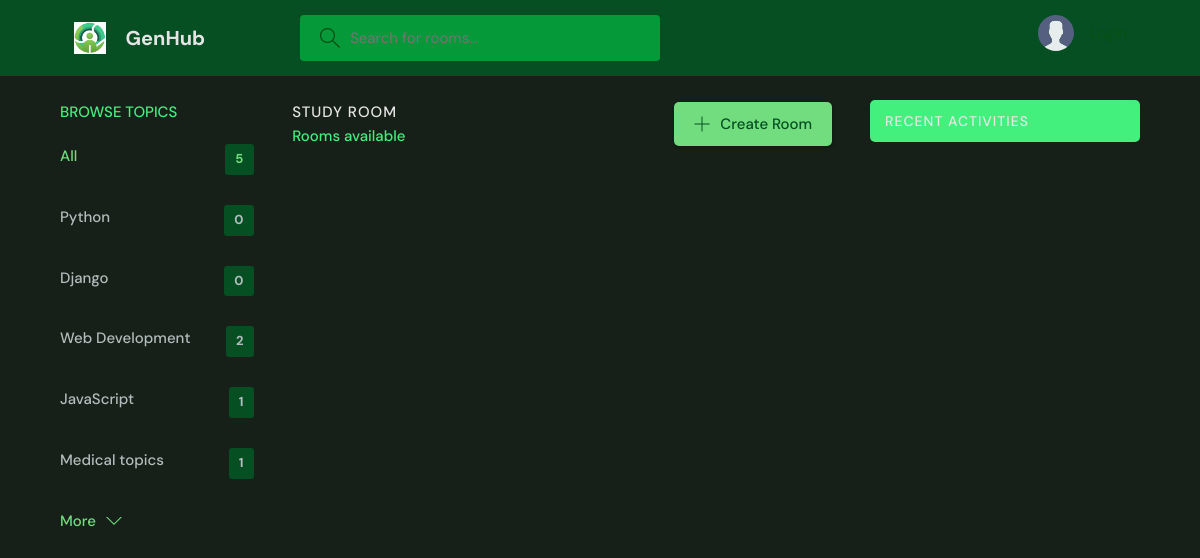
/?q=Python, run on an earlier commit of the app's database.
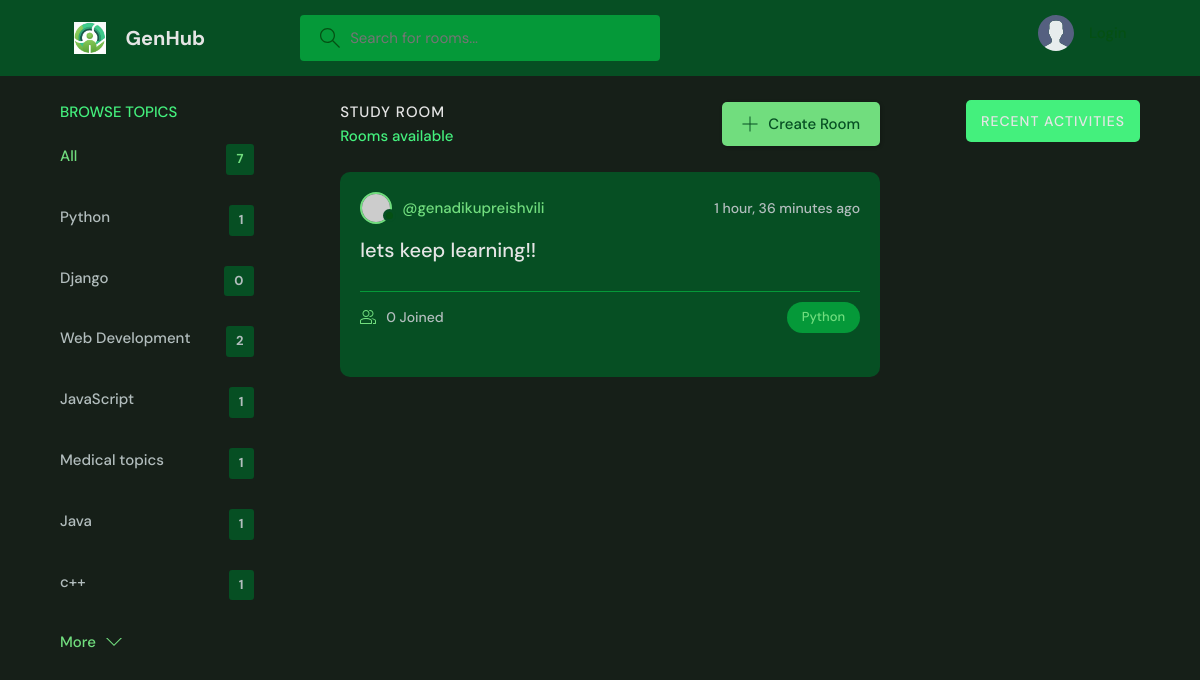
And on a later commit of the database.
### base/models.py (models this page shows, shortened)
class Topic(models.Model):
    name = models.CharField(max_length = 200)

class Room(models.Model):
    host = models.ForeignKey(User , on_delete = models.SET_NULL, null = True)
    topic = models.ForeignKey(Topic, on_delete = models.SET_NULL, null = True)
    name = models.CharField(max_length = 200)
    description = models.TextField(null = True, blank = True)
    participants = models.ManyToManyField(User, related_name='participants', blank=True)
    updated = models.DateTimeField(auto_now = True)
    created  = models.DateTimeField(auto_now_add = True)
    class Meta:
        ordering = ['-updated', '-created']

### base/views.py (the view)
# urls.py: path("", views.home, name = "home"),
def home(request):
    q = request.GET.get('q') if request.GET.get('q') !=  None else ''
    rooms = Room.objects.filter(
        Q(topic__name__icontains = q) |
        Q(name__icontains = q ) |
        Q(description__icontains = q )
        )
    topics = Topic.objects.all()
    room_count = rooms.count()
    room_messages = Message.objects.filter(Q(room__topic__name__icontains=q))
    users = User.objects.all()
    context = {"rooms":rooms, 'topics': topics, "room_count":room_count, 'room_messages':room_messages,  'users': users }
    return render(request, "base/home.html", context)

### base/templates/base/home.html (shortened to what this page needs)
{% extends 'main.html' %}
{% block content %}
    <main class="layout layout--3">
      <div class="container">
        {% include 'base/topics_component.html' %}
        <div class="roomList">
          <div class="roomList__header">
            <div>
              <h2>Study Room</h2>
              <p>{{room.count}} Rooms available</p>
            </div>
            <a class="btn btn--main" href="{% url 'create-room' %}">
              <svg version="1.1" xmlns="http://www.w3.org/2000/svg" width="32" height="32" viewBox="0 0 32 32">
                <title>add</title>
                <path
                  d="M16.943 0.943h-1.885v14.115h-14.115v1.885h14.115v14.115h1.885v-14.115h14.115v-1.885h-14.115v-14.115z"
                ></path>
              </svg>
              Create Room
            </a>
          </div>
          {% include 'base/feed_component.html' %}
        </div>
        {% include 'base/activity_component.html' %}
      </div>
    </main>
{% endblock %}

### base/templates/base/topics_component.html
<div class="topics">
    <div class="topics__header">
      <h2>Browse Topics</h2>
    </div>
    <ul class="topics__list">
      <li>
        <a href="{% url 'home' %}" class="active">All <span>{{topics.count}}</span></a>
      </li>
      {% for topic in topics %}
      <li>
        <a href="{% url 'home' %}?q={{topic.name}}">{{topic.name}} <span>{{topic.room_set.all.count}}</span></a>
      </li>
      {% endfor %}
    </ul>
    <a class="btn btn--link" href="topics.html">
      More
      <svg version="1.1" xmlns="http://www.w3.org/2000/svg" width="32" height="32" viewBox="0 0 32 32">
        <title>chevron-down</title>
        <path d="M16 21l-13-13h-3l16 16 16-16h-3l-13 13z"></path>
      </svg>
    </a>
  </div>

### base/templates/base/feed_component.html (shortened to what this page needs)
{% for room in rooms %}
<div class="roomListRoom">
    <div class="roomListRoom__header">
      {% if room.host %}
        <a href="{% url 'user-profile' room.host.id %}" class="roomListRoom__author">
          <div class="avatar avatar--small">
            <img src="https://randomuser.me/api/portraits/women/11.jpg" />
          </div>
          <span>@{{room.host.username}}</span>
        </a>
      {% else %}
        <div class="avatar avatar--small">
          <img src="https://randomuser.me/api/portraits/women/11.jpg" />
        </div>
        <span>@No Host</span>
      {% endif %}
      <div class="roomListRoom__actions">
        <span>{{room.created|timesince}} ago</span>
      </div>
    </div>
    <div class="roomListRoom__content">
      <a href="{% url 'room' room.id %}" >{{room.name}}</a>
    </div>
    <div class="roomListRoom__meta">
      <a href=" {% url 'room' room.id %} " class="roomListRoom__joined">
        {{room.participants.all.count}} Joined
      <a/>
      <p class="roomListRoom__topic">{{room.topic.name}}</p>
    </div>
</div>
{% endfor %}

What changed in the data, as far as the page shows it:
computed for Topic "Python": room_set.all.count "0" → "1"
added Topic: name "Java", room_set.all.count "1"
added Topic: name "c++", room_set.all.count "1"
added Room: host.username "genadikupreishvili", created "1 hour, 36 minutes", name "lets keep learning!!", participants.all.count "0", topic.name "Python"
Also different on the page:
{{ topics.count }}: "5" → "7"
